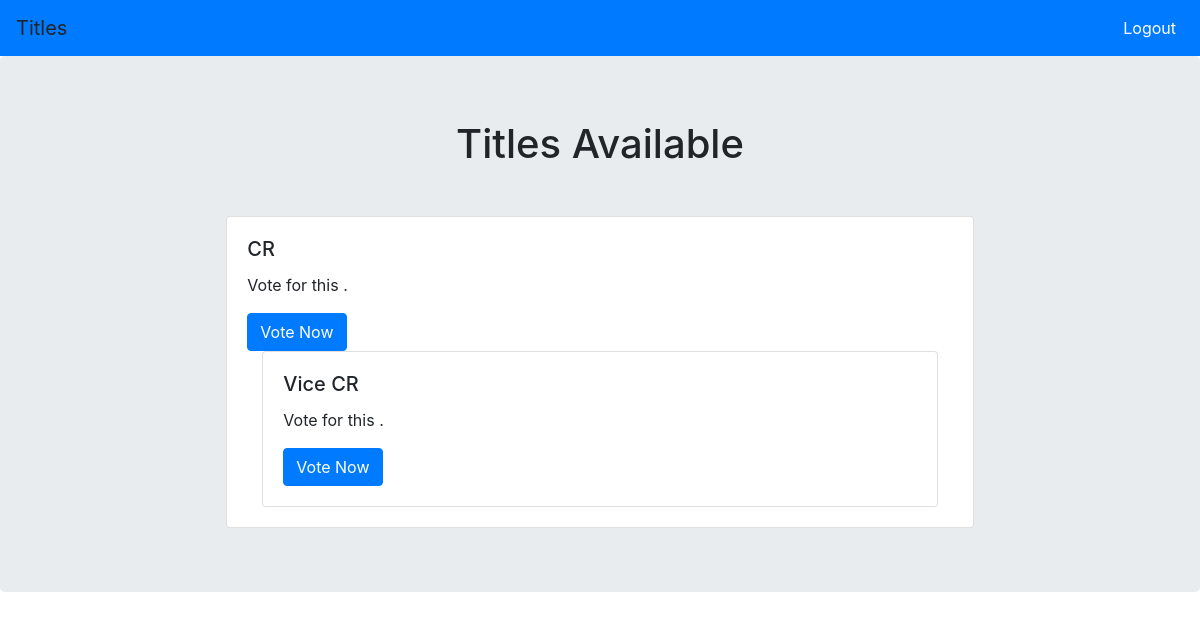
Before: /position/ (signed in) with the older database file.
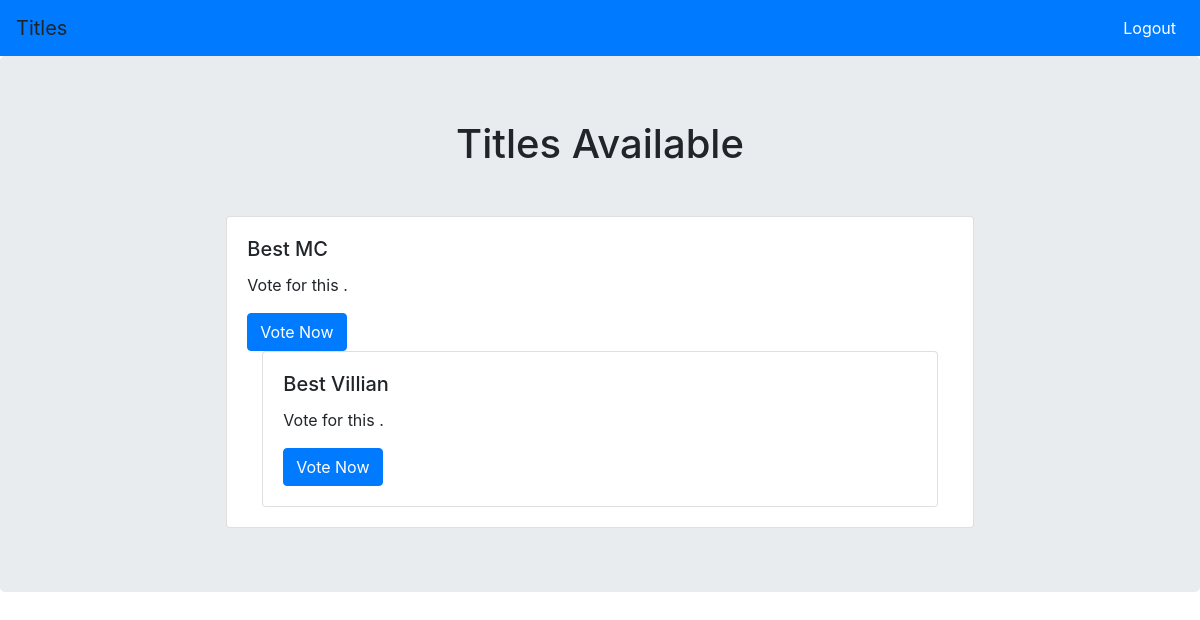
After: the same page with the newer database file.
### voteapp/models.py (models this page shows, shortened)
class Position(models.Model):
    title = models.CharField(max_length=50, unique=True)

### voteapp/views.py (the view)
# urls.py: path('position/',views.PositionPage,name='position'),
@login_required
def PositionPage(request):
    obj = Position.objects.all()
    return render(request, "position.html", {'obj':obj})

### templates/position.html (shortened to what this page needs)
<!doctype html>
<html lang="en">
  <head>
    <link rel="stylesheet" href="https://stackpath.bootstrapcdn.com/bootstrap/4.3.1/css/bootstrap.min.css">
  </head>
  <body>
    <nav class="navbar navbar-expand-lg navbar-dark bg-primary">
      <a class="navbar-brand">Titles</a>
      <div class="collapse navbar-collapse" id="navbarNav">
        <ul class="navbar-nav ml-auto">
          <li class="nav-item active">
            <a class="nav-link" href="{% url 'login' %}">Logout</a>
          </li>
        </ul>
      </div>
    </nav>
    <div class="jumbotron">
      <div class="row">
        <div class="col-md-8 offset-md-2">
          <h1 class="text-center mb-5">Titles Available</h1>
          <div class="card-deck">
          {% for i in obj %}
            <div class="card">
              <div class="card-body">
                <h5 class="card-title">{{i.title}}</h5>
                <p class="card-text">Vote for this <Title></Title>.</p>
                <a href="{% url 'votecandi' i.id %}" class="btn btn-primary">Vote Now</a>
                {% empty %}
                   <p>No Positions Available</p>
                {% endfor %}
              </div>
            </div>
          </div>
        </div>
      </div>
    </div>

Changed rows visible on the page:
removed Position: title "CR"
removed Position: title "Vice CR"
added Position: title "Best MC"
added Position: title "Best Villian"
